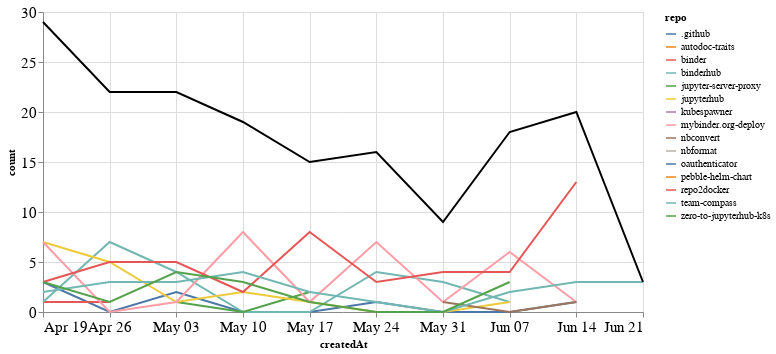

The code cell stored with this chart in its notebook:
### Markdown cell above
## Comments

### Code cell
comments_time = comments.groupby('repo').resample('W', on='createdAt').count()['author'].reset_index()
comments_time = comments_time.rename(columns={'author': 'count'})
comments_time_total = comments_time.groupby('createdAt').agg({"count": "sum"}).reset_index()
ch1 = alt.Chart(comments_time, width=600).mark_line().encode(
    x='createdAt',
    y='count',
    color='repo',
    tooltip="repo"
)

ch2 = alt.Chart(comments_time_total, width=600).mark_line(color="black").encode(
    x='createdAt',
    y='count',
)

ch1 + ch2

### Figure 1 — Vega-Lite specification as saved in the notebook (floating-point values rounded to 4 significant figures)
{"config": {"axisLeft": {"labelFontSize": 15}, "axisBottom": {"labelFontSize": 15}}, "layer": [{"data": {"name": "data-29e13924b2c1c16d8ee57ce03b5d50b6"}, "mark": "line", "encoding": {"color": {"type": "nominal", "field": "repo"}, "tooltip": {"type": "nominal", "field": "repo"}, "x": {"type": "temporal", "field": "createdAt"}, "y": {"type": "quantitative", "field": "count"}}, "width": 600}, {"data": {"name": "data-fd0be38ed32de6ed8f39c2a9cdedbed5"}, "mark": {"type": "line", "color": "black"}, "encoding": {"x": {"type": "temporal", "field": "createdAt"}, "y": {"type": "quantitative", "field": "count"}}, "width": 600}], "$schema": "https://vega.github.io/schema/vega-lite/v4.8.1.json", "datasets": {"data-29e13924b2c1c16d8ee57ce03b5d50b6": [{"repo": ".github", "createdAt": "2020-04-19T00:00:00", "count": 3}, {"repo": ".github", "createdAt": "2020-04-26T00:00:00", "count": 0}, {"repo": ".github", "createdAt": "2020-05-03T00:00:00", "count": 2}, {"repo": ".github", "createdAt": "2020-05-10T00:00:00", "count": 0}, {"repo": ".github", "createdAt": "2020-05-17T00:00:00", "count": 0}, {"repo": ".github", "createdAt": "2020-05-24T00:00:00", "count": 1}, {"repo": ".github", "createdAt": "2020-05-31T00:00:00", "count": 0}, {"repo": ".github", "createdAt": "2020-06-07T00:00:00", "count": 0}, {"repo": ".github", "createdAt": "2020-06-14T00:00:00", "count": 1}, {"repo": "autodoc-traits", "createdAt": "2020-04-19T00:00:00", "count": 1}, {"repo": "binder", "createdAt": "2020-04-19T00:00:00", "count": 1}, {"repo": "binder", "createdAt": "2020-04-26T00:00:00", "count": 1}, {"repo": "binderhub", "createdAt": "2020-04-19T00:00:00", "count": 1}, {"repo": "binderhub", "createdAt": "2020-04-26T00:00:00", "count": 7}, {"repo": "binderhub", "createdAt": "2020-05-03T00:00:00", "count": 4}, {"repo": "binderhub", "createdAt": "2020-05-10T00:00:00", "count": 0}, {"repo": "binderhub", "createdAt": "2020-05-17T00:00:00", "count": 0}, {"repo": "binderhub", "createdAt": "2020-05-24T00:00:00", "count": 4}, {"repo": "binderhub", "createdAt": "2020-05-31T00:00:00", "count": 3}, {"repo": "binderhub", "createdAt": "2020-06-07T00:00:00", "count": 1}, {"repo": "jupyter-server-proxy", "createdAt": "2020-05-03T00:00:00", "count": 1}, {"repo": "jupyter-server-proxy", "createdAt": "2020-05-10T00:00:00", "count": 0}, {"repo": "jupyter-server-proxy", "createdAt": "2020-05-17T00:00:00", "count": 2}, {"repo": "jupyterhub", "createdAt": "2020-04-19T00:00:00", "count": 7}, {"repo": "jupyterhub", "createdAt": "2020-04-26T00:00:00", "count": 5}, {"repo": "jupyterhub", "createdAt": "2020-05-03T00:00:00", "count": 1}, {"repo": "jupyterhub", "createdAt": "2020-05-10T00:00:00", "count": 2}, {"repo": "jupyterhub", "createdAt": "2020-05-17T00:00:00", "count": 1}, {"repo": "jupyterhub", "createdAt": "2020-05-24T00:00:00", "count": 0}, {"repo": "jupyterhub", "createdAt": "2020-05-31T00:00:00", "count": 0}, {"repo": "jupyterhub", "createdAt": "2020-06-07T00:00:00", "count": 1}, {"repo": "kubespawner", "createdAt": "2020-06-14T00:00:00", "count": 1}, {"repo": "mybinder.org-deploy", "createdAt": "2020-04-19T00:00:00", "count": 7}, {"repo": "mybinder.org-deploy", "createdAt": "2020-04-26T00:00:00", "count": 0}, {"repo": "mybinder.org-deploy", "createdAt": "2020-05-03T00:00:00", "count": 1}, {"repo": "mybinder.org-deploy", "createdAt": "2020-05-10T00:00:00", "count": 8}, {"repo": "mybinder.org-deploy", "createdAt": "2020-05-17T00:00:00", "count": 1}, {"repo": "mybinder.org-deploy", "createdAt": "2020-05-24T00:00:00", "count": 7}, {"repo": "mybinder.org-deploy", "createdAt": "2020-05-31T00:00:00", "count": 1}, {"repo": "mybinder.org-deploy", "createdAt": "2020-06-07T00:00:00", "count": 6}, {"repo": "mybinder.org-deploy", "createdAt": "2020-06-14T00:00:00", "count": 1}, {"repo": "nbconvert", "createdAt": "2020-05-31T00:00:00", "count": 1}, {"repo": "nbconvert", "createdAt": "2020-06-07T00:00:00", "count": 0}, {"repo": "nbconvert", "createdAt": "2020-06-14T00:00:00", "count": 1}, {"repo": "nbformat", "createdAt": "2020-04-19T00:00:00", "count": 1}, {"repo": "oauthenticator", "createdAt": "2020-05-03T00:00:00", "count": 1}, {"repo": "pebble-helm-chart", "createdAt": "2020-06-07T00:00:00", "count": 1}, {"repo": "repo2docker", "createdAt": "2020-04-19T00:00:00", "count": 3}, {"repo": "repo2docker", "createdAt": "2020-04-26T00:00:00", "count": 5}, {"repo": "repo2docker", "createdAt": "2020-05-03T00:00:00", "count": 5}, {"repo": "repo2docker", "createdAt": "2020-05-10T00:00:00", "count": 2}, {"repo": "repo2docker", "createdAt": "2020-05-17T00:00:00", "count": 8}, {"repo": "repo2docker", "createdAt": "2020-05-24T00:00:00", "count": 3}, {"repo": "repo2docker", "createdAt": "2020-05-31T00:00:00", "count": 4}, {"repo": "repo2docker", "createdAt": "2020-06-07T00:00:00", "count": 4}, {"repo": "repo2docker", "createdAt": "2020-06-14T00:00:00", "count": 13}, {"repo": "team-compass", "createdAt": "2020-04-19T00:00:00", "count": 2}, {"repo": "team-compass", "createdAt": "2020-04-26T00:00:00", "count": 3}, {"repo": "team-compass", "createdAt": "2020-05-03T00:00:00", "count": 3}, {"repo": "team-compass", "createdAt": "2020-05-10T00:00:00", "count": 4}, {"repo": "team-compass", "createdAt": "2020-05-17T00:00:00", "count": 2}, {"repo": "team-compass", "createdAt": "2020-05-24T00:00:00", "count": 1}, {"repo": "team-compass", "createdAt": "2020-05-31T00:00:00", "count": 0}, {"repo": "team-compass", "createdAt": "2020-06-07T00:00:00", "count": 2}, {"repo": "team-compass", "createdAt": "2020-06-14T00:00:00", "count": 3}, {"repo": "team-compass", "createdAt": "2020-06-21T00:00:00", "count": 3}, {"repo": "zero-to-jupyterhub-k8s", "createdAt": "2020-04-19T00:00:00", "count": 3}, {"repo": "zero-to-jupyterhub-k8s", "createdAt": "2020-04-26T00:00:00", "count": 1}, {"repo": "zero-to-jupyterhub-k8s", "createdAt": "2020-05-03T00:00:00", "count": 4}, {"repo": "zero-to-jupyterhub-k8s", "createdAt": "2020-05-10T00:00:00", "count": 3}, {"repo": "zero-to-jupyterhub-k8s", "createdAt": "2020-05-17T00:00:00", "count": 1}, {"repo": "zero-to-jupyterhub-k8s", "createdAt": "2020-05-24T00:00:00", "count": 0}, {"repo": "zero-to-jupyterhub-k8s", "createdAt": "2020-05-31T00:00:00", "count": 0}, {"repo": "zero-to-jupyterhub-k8s", "createdAt": "2020-06-07T00:00:00", "count": 3}], "data-fd0be38ed32de6ed8f39c2a9cdedbed5": [{"createdAt": "2020-04-19T00:00:00", "count": 29}, {"createdAt": "2020-04-26T00:00:00", "count": 22}, {"createdAt": "2020-05-03T00:00:00", "count": 22}, {"createdAt": "2020-05-10T00:00:00", "count": 19}, {"createdAt": "2020-05-17T00:00:00", "count": 15}, {"createdAt": "2020-05-24T00:00:00", "count": 16}, {"createdAt": "2020-05-31T00:00:00", "count": 9}, {"createdAt": "2020-06-07T00:00:00", "count": 18}, {"createdAt": "2020-06-14T00:00:00", "count": 20}, {"createdAt": "2020-06-21T00:00:00", "count": 3}]}}
